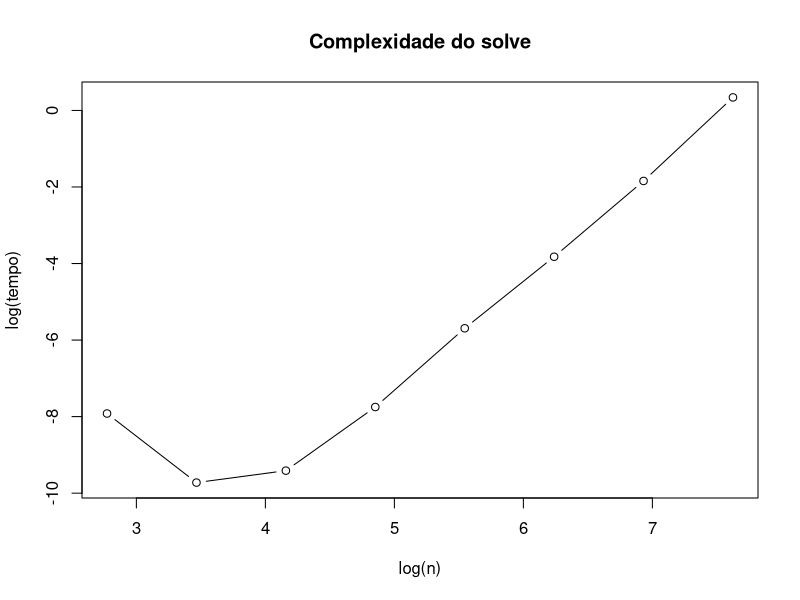

This chart was generated by the following R code:
## ---- chunk 1
set.seed(14)

ns <- c(16, 32, 64, 128, 256, 512, 1024, 2048)
tempos <- numeric(length(ns))

for (k in seq_along(ns)) {
  n <- ns[k]
  A <- matrix(rnorm(n*n), n, n)
  b <- rnorm(n)
  
  inicio <- Sys.time()
  x <- solve(A, b)
  fim <- Sys.time()
  
  tempos[k] <- as.numeric(fim - inicio)
}

plot(log(ns), log(tempos), type="b",
     xlab="log(n)", ylab="log(tempo)",
     main="Complexidade do solve")

modelo <- lm(log(tempos) ~ log(ns))
coef(modelo)
